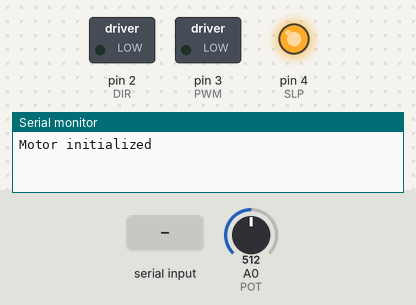
A sketch run on a simulated Arduino Uno, built with avr-gcc and run on an emulated ATmega328P. Shown: switched loads named in the sketch (green lamp = pin HIGH), output pins drawn as LEDs (lit = HIGH), the last lines printed to the serial monitor. The test bench sets the inputs (shaded band); at power-on: A0 (POT) = 512.

Above: at 1.2 s.
1.3 s: "30,150\n" received over Serial
At 2.4 s:
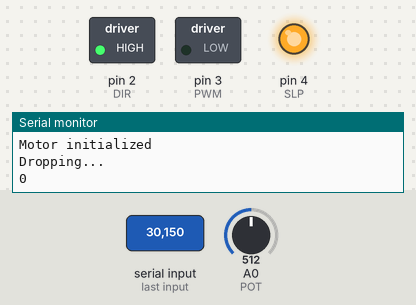
2.8 s: "2\n" received over Serial
At 3.4 s:
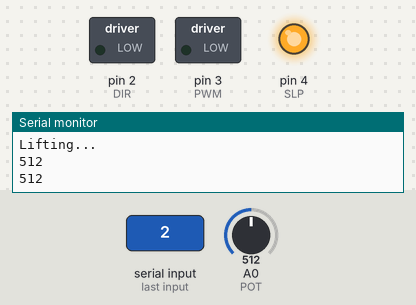
4.3 s: "1\n" received over Serial
At 4.6 s:
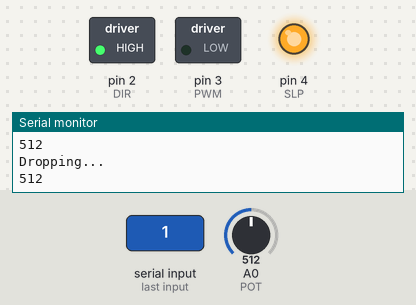
5.8 s: "200\n" received over Serial
At 6.9 s:
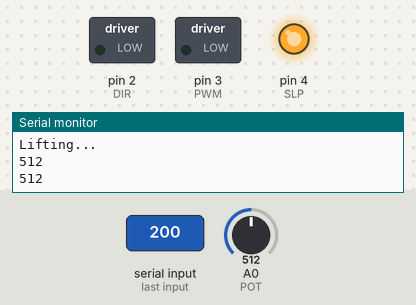
Timing chart, 0 to 8.3 s (numbered marks = the images above; inputs shaded):
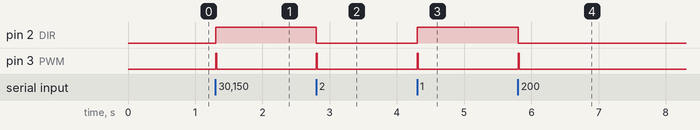

The sketch:

ard_cmd.ino
```cpp
const int DIR = 2;
const int PWM = 3;
const int SLP = 4;
const int POT = A0;

int duty_cycle = 100; //percentage
int period = 1000; //us
int pot_val;
int cmd;


void setup() {
  pinMode(DIR, OUTPUT);
  pinMode(PWM, OUTPUT);
  pinMode(SLP, OUTPUT);
  pinMode(POT, INPUT);
  digitalWrite(SLP, HIGH);
  Serial.begin(9600);
  Serial.println("Motor initialized");
}

int pot_read()
{
  pot_val = analogRead(POT);
  Serial.println(pot_val);

}

void lift()
{
  Serial.println("Dropping...");
  digitalWrite(DIR, HIGH);
  digitalWrite(PWM, HIGH);
  delayMicroseconds((period*duty_cycle)/100);
  digitalWrite(PWM, LOW);
  delayMicroseconds((period*(100-duty_cycle))/100);
  Serial.println(pot_val);
}

void drop()
{

  Serial.println("Lifting...");
  digitalWrite(DIR, LOW);
  digitalWrite(PWM, HIGH);
  delayMicroseconds((period*duty_cycle)/100);
  digitalWrite(PWM, LOW);
  delayMicroseconds((period*(100-duty_cycle))/100);
  pot_read();
  Serial.println(pot_val);
}


void loop() {
   //pot_read();
   if (Serial.available() > 0)
   {
    cmd = int(Serial.read()) - 48;
   }

   if (cmd == 1)
   {
    lift();
   }
   else if (cmd == 2)
   {
    drop();
   }

}
```

Measured:
- after the input at 1.3 s, pin 2 (DIR): LOW → HIGH at once; pin 3 (PWM): LOW → HIGH at once, → LOW 0.02 s later
- after the input at 2.8 s, pin 2 (DIR): HIGH → LOW at once; pin 3 (PWM): LOW → HIGH at once, → LOW 0.02 s later
- after the input at 4.3 s, pin 2 (DIR): LOW → HIGH at once; pin 3 (PWM): LOW → HIGH at once, → LOW 0.02 s later
- after the input at 5.8 s, pin 2 (DIR): HIGH → LOW at once; pin 3 (PWM): LOW → HIGH at once, → LOW 0.02 s later
